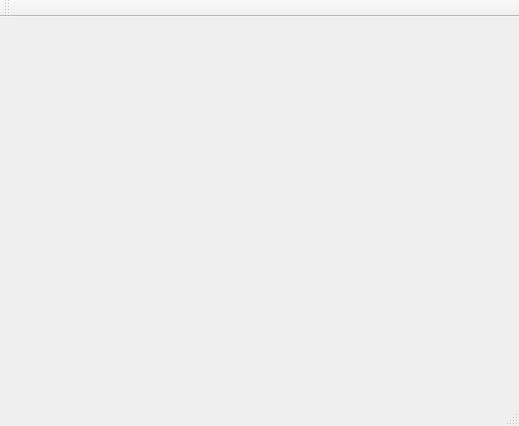
<?xml version="1.0" encoding="UTF-8"?>
<ui version="4.0">
 <class>MainWindow</class>
 <widget class="QMainWindow" name="MainWindow">
  <property name="geometry">
   <rect>
    <x>0</x>
    <y>0</y>
    <width>519</width>
    <height>426</height>
   </rect>
  </property>
  <property name="windowTitle">
   <string>MainWindow</string>
  </property>
  <widget class="QWidget" name="centralWidget">
   <widget class="QCustomPlot" name="widget" native="true">
    <property name="geometry">
     <rect>
      <x>19</x>
      <y>19</y>
      <width>481</width>
      <height>351</height>
     </rect>
    </property>
   </widget>
  </widget>
  <widget class="QMenuBar" name="menuBar">
   <property name="geometry">
    <rect>
     <x>0</x>
     <y>0</y>
     <width>519</width>
     <height>22</height>
    </rect>
   </property>
  </widget>
  <widget class="QToolBar" name="mainToolBar">
   <attribute name="toolBarArea">
    <enum>TopToolBarArea</enum>
   </attribute>
   <attribute name="toolBarBreak">
    <bool>false</bool>
   </attribute>
  </widget>
  <widget class="QStatusBar" name="statusBar"/>
 </widget>
 <layoutdefault spacing="6" margin="11"/>
 <customwidgets>
  <customwidget>
   <class>QCustomPlot</class>
   <extends>QWidget</extends>
   <header>qcustomplot.h</header>
   <container>1</container>
  </customwidget>
 </customwidgets>
 <resources/>
 <connections/>
</ui>
